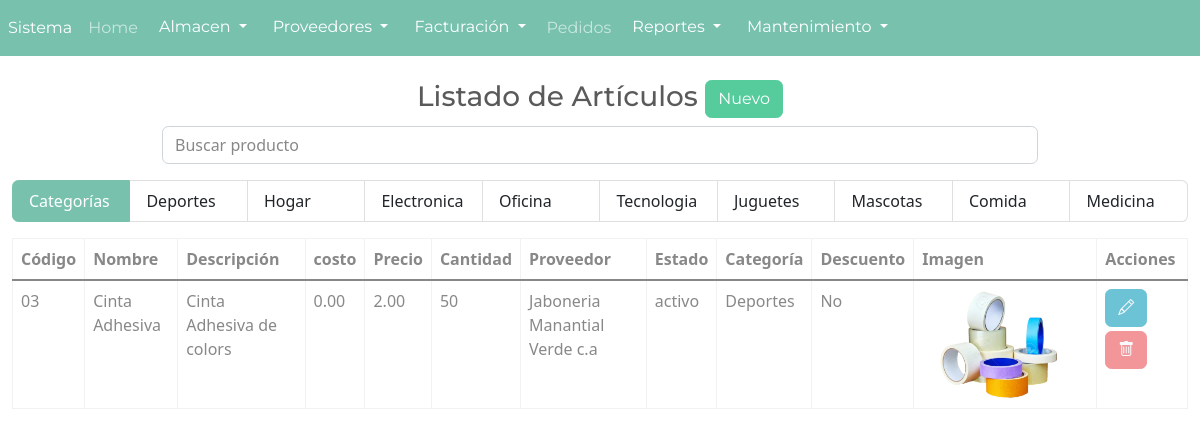
Page /admin/index.php?url=categorias&nombre_categoria=Deportes (signed in) on the committed database.
### tables this page shows
CREATE TABLE `categoria` (
  `id_categoria` int(11) NOT NULL,
  `categoria` varchar(100) NOT NULL,
  `descripcion` varchar(255) NOT NULL
);

CREATE TABLE `articulos` (
  `id_articulos` int(11) NOT NULL,
  `nombre_articulo` varchar(255) NOT NULL,
  `codigo_articulo` varchar(255) NOT NULL,
  `descripcion` varchar(300) NOT NULL,
  `precio_venta` decimal(20,2) NOT NULL,
  `imagen` varchar(255) NOT NULL,
  `cantidad` int(100) NOT NULL,
  `estado` varchar(10) NOT NULL,
  `descuento` varchar(255) NOT NULL,
  `id_categoria` int(11) NOT NULL,
  `id_proveedores` int(11) NOT NULL,
  `costo` decimal(20,2) NOT NULL
);

CREATE TABLE `proveedores` (
  `id_proveedores` int(11) NOT NULL,
  `nombre_proveedor` varchar(255) NOT NULL,
  `telefono_proveedor` varchar(15) NOT NULL,
  `correo_proveedor` varchar(255) NOT NULL,
  `direccion` varchar(255) NOT NULL
);

### admin/content/controller/categoriasController.php (called while the page is built, shortened)
<?php
$categoria=categorias::consultarCategoria();
$categoria2=$_GET['nombre_categoria'];
$buscar=categorias::buscar($categoria2);
include_once("view/categorias/categoriasView.php");
?>

### admin/index.php (called while the page is built, shortened)
<?php
$IndexSystem = new frontController($_REQUEST);
?>

### admin/content/models/categoriasModel.php (called while the page is built, shortened)
<?php
class categoriasModel extends BD {
    public function  __construct($id_categoria,$categoria,$descripcion_categoria,$id_proveedores,$nombre_proveedor,$costo,$id_articulos,$nombre_articulo,$codigo_articulo,$descripcion,$precio_venta,$imagen,$cantidad,$estado,$descuento){
        $this->categoria=$categoria;
        $this->nombre_proveedor=$nombre_proveedor;
        $this->id_articulos=$id_articulos;
        $this->nombre_articulo=$nombre_articulo;
        $this->codigo_articulo=$codigo_articulo;
        $this->descripcion=$descripcion;
        $this->costo=$costo;
        $this->precio_venta=$precio_venta;
        $this->imagen=$imagen;
        $this->cantidad=$cantidad;
        $this->estado=$estado;
        $this->descuento=$descuento;
    }
    public static function consultarCategoria(){
        $listaCategoria=[];
        $conexionBD=BD::crearInstancia();
        $sql=$conexionBD->query("SELECT * FROM categoria");
        foreach($sql->fetchAll() as $categoria){
            $listaCategoria[]=new categoriasModel($categoria['id_categoria'],$categoria['categoria'],$categoria['descripcion'],$articulos['id_proveedores'],$articulos['nombre_proveedor'],$articulos['costo'],$articulos['id_articulos'],$articulos['nombre_articulo'],$articulos['codigo_articulo'],$articulos['descripcion'],$articulos['precio_venta'],$articulos['imagen'],$articulos['cantidad'],$articulos['estado'],$articulos['descuento']);
        }
        return $listaCategoria;
    }
    public static function buscar($categoria){
        $listarCategorias=[];
        $conexionBD=BD::crearInstancia();
        $sql=$conexionBD->prepare("SELECT articulos.*, categoria.categoria, proveedores.nombre_proveedor
        FROM articulos
        INNER JOIN categoria ON categoria.id_categoria=articulos.id_categoria
        INNER JOIN proveedores ON proveedores.id_proveedores=articulos.id_proveedores
        WHERE categoria.categoria=?");
        $sql->execute(array($categoria));
        foreach($sql->fetchAll() as $articulos){
            $listarCategorias[]=new categoriasModel($categoria['id_categoria'],$articulos['categoria'],$articulos['descripcion'],$articulos['id_proveedores'],$articulos['nombre_proveedor'],$articulos['costo'],$articulos['id_articulos'],$articulos['nombre_articulo'],$articulos['codigo_articulo'],$articulos['descripcion'],$articulos['precio_venta'],$articulos['imagen'],$articulos['cantidad'],$articulos['estado'],$articulos['descuento']);
        }
        return $listarCategorias;
    }
}
?>

### admin/view/categorias/categoriasView.php (the view, shortened to what this page needs)
<!DOCTYPE html>
<html lang="en">
<head>
</head>
<body>
<?php require_once "content/component/initComponent.php"; ?>
<br>
<div class="row m-0 center">
    <div class="col-md-9">
        <h3 class="text-center mb-2">Listado de Artículos
            <a href="?url=crearArticulos" class="btn btn-success text-center">Nuevo</a>
        </h3>
        <div class="mb-3">
            <form action="" method="post">
            <input type="text" name="" id="<?php echo $buscar->nombre_articulo ?>" class="form-control input_venta" placeholder="Buscar producto" aria-describedby="helpId">
            </form>
        </div>
    </div>
</div>
<div class="row m-0">
    <div class="mb-3">
        <ul class="list-group list-group-horizontal">
            <a href="#" class="list-group-item list-group-item-action active disabled">Categorías</a>
            <?php  foreach($categoria as $cat) { ?>
            <a href="?url=categorias&nombre_categoria=<?php echo $cat->categoria;?>" class="list-group-item list-group-item-action" name="" id=""><?php echo $cat->categoria;?></a>
            <?php  } ?>
        </ul>
    </div>
    <div class="col-md-12">
        <table class="table table-bordered table-responsive">
            <thead>
                <tr>
                    <th>Código</th>
                    <th>Nombre</th>
                    <th>Descripción</th>
                    <th>costo</th>
                    <th>Precio</th>
                    <th>Cantidad</th>
                    <th>Proveedor</th>
                    <th>Estado</th>
                    <th>Categoría</th>
                    <th>Descuento</th>
                    <th>Imagen</th>
                    <th>Acciones</th>
                </tr>
            </thead>
            <tbody>
            <?php foreach($buscar as $bus) { ?>
                <tr>
                    <td><?php echo $bus->codigo_articulo; ?></td>
                    <td><?php echo $bus->nombre_articulo; ?></td>
                    <td><?php echo $bus->descripcion; ?> </td>
                    <td><?php echo $bus->costo; ?></td>
                    <td><?php echo $bus->precio_venta; ?></td>
                    <td><?php echo $bus->cantidad; ?></td>
                    <td><?php echo $bus->nombre_proveedor; ?></td>
                    <td><?php echo $bus->estado; ?></td>
                    <td><?php echo $bus->categoria;?></td>
                    <td><?php echo $bus->descuento; ?></td>
                    <td>
                        <img class="card-img-top" src="../asset/img/<?php echo $bus->imagen; ?>" alt="Card image cap">
                    </td>
                    <td>
                        <form method="POST">
                            <a href="?url=editarArticulos&id_articulos=<?php echo $bus->id_articulos;?>" name="seleccionar" id="seleccionar" class="btn btn-info seleccionar" value="">
                                <i class="bi bi-pencil text-light"></i>
                            </a>
                            <a name="borrar" id="<?php echo $bus->id_articulos ?>" class="btn btn-secondary mt-1 borrar_articulo">
                                <i class="bi bi-trash text-light"></i>
                            </a>
                        </form>
                    </td>
                </tr>
            <?php } ?>
            </tbody>
        </table>
    </div>
</div>
</body>
<br><br>
</html>

### admin/asset/css/app.css (style rules this page uses)
* { box-sizing: border-box; margin: 0; padding: 0; }
.center { display: flex; align-items: center; justify-content: center; }
.input_venta { position: relative; }

### rows in the picture
categoria: categoria "Deportes"
categoria: categoria "Hogar"
categoria: categoria "Electronica"
categoria: categoria "Oficina"
categoria: categoria "Tecnologia"
categoria: categoria "Juguetes"
categoria: categoria "Mascotas"
categoria: categoria "Comida"
categoria: categoria "Medicina"
articulos: codigo_articulo "03", nombre_articulo "Cinta Adhesiva", descripcion "Cinta Adhesiva de colors", costo "0.00", precio_venta "2.00", cantidad "50", id_proveedores.nombre_proveedor "Jaboneria Manantial Verde c.a", estado "activo", id_categoria.categoria "Deportes", descuento "No", imagen (picture)
